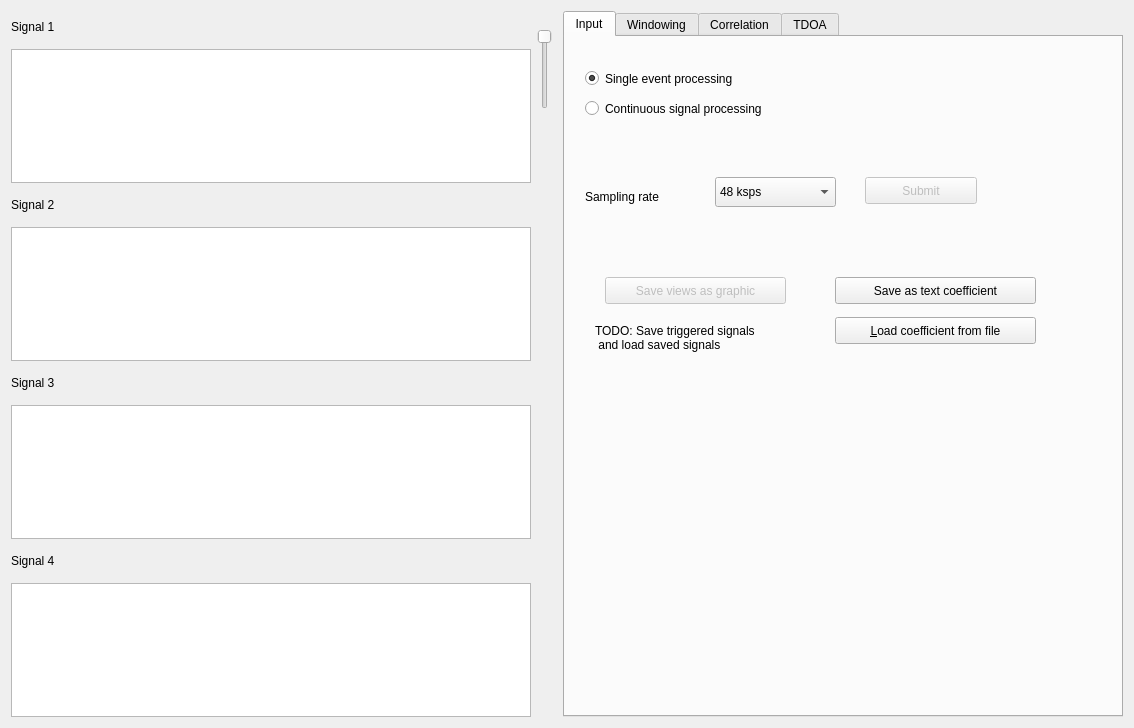
<?xml version="1.0" encoding="UTF-8"?>
<ui version="4.0">
 <class>centralWidget</class>
 <widget class="QWidget" name="centralWidget">
  <property name="geometry">
   <rect>
    <x>0</x>
    <y>0</y>
    <width>1131</width>
    <height>728</height>
   </rect>
  </property>
  <property name="windowTitle">
   <string>Form</string>
  </property>
  <layout class="QHBoxLayout" name="horizontalLayout_2">
   <item>
    <layout class="QHBoxLayout" name="horizontalLayout">
     <item>
      <layout class="QVBoxLayout" name="verticalLayout">
       <item>
        <layout class="QHBoxLayout" name="horizontalLayout_3">
         <item>
          <widget class="QLabel" name="Signal1">
           <property name="toolTip">
            <string extracomment="Represent signal of microphone1"/>
           </property>
           <property name="text">
            <string>Signal 1</string>
           </property>
          </widget>
         </item>
        </layout>
       </item>
       <item>
        <widget class="QGraphicsView" name="graphicsView_1">
         <property name="sizePolicy">
          <sizepolicy hsizetype="Fixed" vsizetype="Fixed">
           <horstretch>0</horstretch>
           <verstretch>0</verstretch>
          </sizepolicy>
         </property>
         <property name="minimumSize">
          <size>
           <width>519</width>
           <height>134</height>
          </size>
         </property>
         <property name="maximumSize">
          <size>
           <width>520</width>
           <height>134</height>
          </size>
         </property>
         <property name="verticalScrollBarPolicy">
          <enum>Qt::ScrollBarAlwaysOff</enum>
         </property>
         <property name="horizontalScrollBarPolicy">
          <enum>Qt::ScrollBarAlwaysOff</enum>
         </property>
        </widget>
       </item>
       <item>
        <layout class="QHBoxLayout" name="horizontalLayout_4">
         <item>
          <widget class="QLabel" name="label_2">
           <property name="text">
            <string>Signal 2</string>
           </property>
          </widget>
         </item>
        </layout>
       </item>
       <item>
        <widget class="QGraphicsView" name="graphicsView_2">
         <property name="sizePolicy">
          <sizepolicy hsizetype="Fixed" vsizetype="Fixed">
           <horstretch>0</horstretch>
           <verstretch>0</verstretch>
          </sizepolicy>
         </property>
         <property name="minimumSize">
          <size>
           <width>520</width>
           <height>134</height>
          </size>
         </property>
         <property name="maximumSize">
          <size>
           <width>520</width>
           <height>134</height>
          </size>
         </property>
         <property name="verticalScrollBarPolicy">
          <enum>Qt::ScrollBarAlwaysOff</enum>
         </property>
         <property name="horizontalScrollBarPolicy">
          <enum>Qt::ScrollBarAlwaysOff</enum>
         </property>
        </widget>
       </item>
       <item>
        <layout class="QHBoxLayout" name="horizontalLayout_5">
         <item>
          <widget class="QLabel" name="label_3">
           <property name="text">
            <string>Signal 3</string>
           </property>
          </widget>
         </item>
        </layout>
       </item>
       <item>
        <widget class="QGraphicsView" name="graphicsView_3">
         <property name="sizePolicy">
          <sizepolicy hsizetype="Fixed" vsizetype="Fixed">
           <horstretch>0</horstretch>
           <verstretch>0</verstretch>
          </sizepolicy>
         </property>
         <property name="minimumSize">
          <size>
           <width>520</width>
           <height>134</height>
          </size>
         </property>
         <property name="maximumSize">
          <size>
           <width>520</width>
           <height>134</height>
          </size>
         </property>
         <property name="verticalScrollBarPolicy">
          <enum>Qt::ScrollBarAlwaysOff</enum>
         </property>
         <property name="horizontalScrollBarPolicy">
          <enum>Qt::ScrollBarAlwaysOff</enum>
         </property>
        </widget>
       </item>
       <item>
        <layout class="QHBoxLayout" name="horizontalLayout_6">
         <item>
          <widget class="QLabel" name="label_4">
           <property name="text">
            <string>Signal 4</string>
           </property>
          </widget>
         </item>
        </layout>
       </item>
       <item>
        <widget class="QGraphicsView" name="graphicsView_4">
         <property name="sizePolicy">
          <sizepolicy hsizetype="Fixed" vsizetype="Fixed">
           <horstretch>0</horstretch>
           <verstretch>0</verstretch>
          </sizepolicy>
         </property>
         <property name="minimumSize">
          <size>
           <width>520</width>
           <height>134</height>
          </size>
         </property>
         <property name="maximumSize">
          <size>
           <width>520</width>
           <height>134</height>
          </size>
         </property>
         <property name="verticalScrollBarPolicy">
          <enum>Qt::ScrollBarAlwaysOff</enum>
         </property>
         <property name="horizontalScrollBarPolicy">
          <enum>Qt::ScrollBarAlwaysOff</enum>
         </property>
        </widget>
       </item>
      </layout>
     </item>
     <item>
      <layout class="QVBoxLayout" name="verticalLayout_2">
       <item>
        <spacer name="verticalSpacer_4">
         <property name="orientation">
          <enum>Qt::Vertical</enum>
         </property>
         <property name="sizeType">
          <enum>QSizePolicy::Fixed</enum>
         </property>
         <property name="sizeHint" stdset="0">
          <size>
           <width>20</width>
           <height>10</height>
          </size>
         </property>
        </spacer>
       </item>
       <item>
        <widget class="QSlider" name="verticalSlider">
         <property name="sizePolicy">
          <sizepolicy hsizetype="Fixed" vsizetype="Fixed">
           <horstretch>0</horstretch>
           <verstretch>80</verstretch>
          </sizepolicy>
         </property>
         <property name="minimumSize">
          <size>
           <width>0</width>
           <height>80</height>
          </size>
         </property>
         <property name="maximumSize">
          <size>
           <width>16777215</width>
           <height>64</height>
          </size>
         </property>
         <property name="maximum">
          <number>512</number>
         </property>
         <property name="singleStep">
          <number>8</number>
         </property>
         <property name="pageStep">
          <number>32</number>
         </property>
         <property name="orientation">
          <enum>Qt::Vertical</enum>
         </property>
         <property name="invertedAppearance">
          <bool>true</bool>
         </property>
        </widget>
       </item>
       <item>
        <spacer name="verticalSpacer_3">
         <property name="orientation">
          <enum>Qt::Vertical</enum>
         </property>
         <property name="sizeHint" stdset="0">
          <size>
           <width>20</width>
           <height>40</height>
          </size>
         </property>
        </spacer>
       </item>
       <item>
        <spacer name="verticalSpacer_2">
         <property name="orientation">
          <enum>Qt::Vertical</enum>
         </property>
         <property name="sizeHint" stdset="0">
          <size>
           <width>20</width>
           <height>40</height>
          </size>
         </property>
        </spacer>
       </item>
       <item>
        <spacer name="verticalSpacer">
         <property name="orientation">
          <enum>Qt::Vertical</enum>
         </property>
         <property name="sizeHint" stdset="0">
          <size>
           <width>20</width>
           <height>40</height>
          </size>
         </property>
        </spacer>
       </item>
      </layout>
     </item>
     <item>
      <layout class="QVBoxLayout" name="verticalLayout_3">
       <item>
        <widget class="QTabWidget" name="tabWidget">
         <property name="minimumSize">
          <size>
           <width>560</width>
           <height>0</height>
          </size>
         </property>
         <property name="currentIndex">
          <number>0</number>
         </property>
         <widget class="QWidget" name="Input">
          <attribute name="title">
           <string>Input</string>
          </attribute>
          <widget class="QComboBox" name="comboBox_2">
           <property name="geometry">
            <rect>
             <x>150</x>
             <y>140</y>
             <width>121</width>
             <height>30</height>
            </rect>
           </property>
           <item>
            <property name="text">
             <string>48 ksps</string>
            </property>
           </item>
           <item>
            <property name="text">
             <string>44.1 ksps </string>
            </property>
           </item>
           <item>
            <property name="text">
             <string>24 ksps</string>
            </property>
           </item>
           <item>
            <property name="text">
             <string>22.05 ksps</string>
            </property>
           </item>
           <item>
            <property name="text">
             <string>12 ksps</string>
            </property>
           </item>
           <item>
            <property name="text">
             <string>10 ksps</string>
            </property>
           </item>
           <item>
            <property name="text">
             <string>8 ksps</string>
            </property>
           </item>
           <item>
            <property name="text">
             <string>6 ksps</string>
            </property>
           </item>
           <item>
            <property name="text">
             <string>4 ksps</string>
            </property>
           </item>
           <item>
            <property name="text">
             <string>3 ksps</string>
            </property>
           </item>
          </widget>
          <widget class="QLabel" name="label_6">
           <property name="geometry">
            <rect>
             <x>20</x>
             <y>150</y>
             <width>121</width>
             <height>20</height>
            </rect>
           </property>
           <property name="text">
            <string>Sampling rate</string>
           </property>
          </widget>
          <widget class="QRadioButton" name="radioButton_1">
           <property name="enabled">
            <bool>true</bool>
           </property>
           <property name="geometry">
            <rect>
             <x>20</x>
             <y>30</y>
             <width>271</width>
             <height>23</height>
            </rect>
           </property>
           <property name="text">
            <string>Single event processing</string>
           </property>
           <property name="checked">
            <bool>true</bool>
           </property>
           <property name="autoExclusive">
            <bool>true</bool>
           </property>
          </widget>
          <widget class="QRadioButton" name="radioButton_2">
           <property name="geometry">
            <rect>
             <x>20</x>
             <y>60</y>
             <width>271</width>
             <height>23</height>
            </rect>
           </property>
           <property name="text">
            <string>Continuous signal processing</string>
           </property>
           <property name="autoExclusive">
            <bool>true</bool>
           </property>
          </widget>
          <widget class="QLabel" name="label_7">
           <property name="geometry">
            <rect>
             <x>30</x>
             <y>280</y>
             <width>221</width>
             <height>41</height>
            </rect>
           </property>
           <property name="text">
            <string>TODO: Save triggered signals
 and load saved signals</string>
           </property>
          </widget>
          <widget class="QPushButton" name="pushButton_12">
           <property name="enabled">
            <bool>false</bool>
           </property>
           <property name="geometry">
            <rect>
             <x>40</x>
             <y>240</y>
             <width>181</width>
             <height>27</height>
            </rect>
           </property>
           <property name="text">
            <string>Save views as graphic</string>
           </property>
          </widget>
          <widget class="QPushButton" name="pushButton_13">
           <property name="geometry">
            <rect>
             <x>270</x>
             <y>240</y>
             <width>201</width>
             <height>27</height>
            </rect>
           </property>
           <property name="text">
            <string>Save as text coefficient</string>
           </property>
          </widget>
          <widget class="QPushButton" name="pushButton_14">
           <property name="geometry">
            <rect>
             <x>270</x>
             <y>280</y>
             <width>201</width>
             <height>27</height>
            </rect>
           </property>
           <property name="text">
            <string>&amp;Load coefficient from file</string>
           </property>
          </widget>
          <widget class="QPushButton" name="pushButton_15">
           <property name="enabled">
            <bool>false</bool>
           </property>
           <property name="geometry">
            <rect>
             <x>300</x>
             <y>140</y>
             <width>112</width>
             <height>27</height>
            </rect>
           </property>
           <property name="text">
            <string>Submit</string>
           </property>
          </widget>
         </widget>
         <widget class="QWidget" name="Windowing">
          <property name="toolTip">
           <string>Windowing</string>
          </property>
          <attribute name="title">
           <string>Windowing</string>
          </attribute>
          <widget class="QLabel" name="label">
           <property name="geometry">
            <rect>
             <x>60</x>
             <y>70</y>
             <width>111</width>
             <height>16</height>
            </rect>
           </property>
           <property name="text">
            <string>Window type</string>
           </property>
          </widget>
          <widget class="QComboBox" name="comboBox">
           <property name="geometry">
            <rect>
             <x>20</x>
             <y>110</y>
             <width>201</width>
             <height>25</height>
            </rect>
           </property>
           <property name="maxVisibleItems">
            <number>10</number>
           </property>
           <item>
            <property name="text">
             <string>Rectangular</string>
            </property>
           </item>
           <item>
            <property name="text">
             <string>Triangular</string>
            </property>
           </item>
           <item>
            <property name="text">
             <string>Blackman</string>
            </property>
           </item>
           <item>
            <property name="text">
             <string>Hamming</string>
            </property>
           </item>
           <item>
            <property name="text">
             <string>Gauss</string>
            </property>
           </item>
           <item>
            <property name="text">
             <string>Nuttall</string>
            </property>
           </item>
           <item>
            <property name="text">
             <string>Blackman-Harris</string>
            </property>
           </item>
           <item>
            <property name="text">
             <string>Blackman-Nuttall</string>
            </property>
           </item>
          </widget>
          <widget class="QGraphicsView" name="graphicsViewWindow">
           <property name="geometry">
            <rect>
             <x>260</x>
             <y>70</y>
             <width>150</width>
             <height>128</height>
            </rect>
           </property>
           <property name="sizePolicy">
            <sizepolicy hsizetype="Fixed" vsizetype="Fixed">
             <horstretch>0</horstretch>
             <verstretch>0</verstretch>
            </sizepolicy>
           </property>
           <property name="minimumSize">
            <size>
             <width>150</width>
             <height>128</height>
            </size>
           </property>
           <property name="maximumSize">
            <size>
             <width>150</width>
             <height>128</height>
            </size>
           </property>
          </widget>
          <widget class="QLabel" name="label_5">
           <property name="geometry">
            <rect>
             <x>200</x>
             <y>260</y>
             <width>171</width>
             <height>18</height>
            </rect>
           </property>
           <property name="text">
            <string>Signals after windowing</string>
           </property>
          </widget>
          <widget class="QGraphicsView" name="graphicsView_5">
           <property name="geometry">
            <rect>
             <x>10</x>
             <y>290</y>
             <width>260</width>
             <height>132</height>
            </rect>
           </property>
           <property name="minimumSize">
            <size>
             <width>260</width>
             <height>132</height>
            </size>
           </property>
           <property name="maximumSize">
            <size>
             <width>260</width>
             <height>132</height>
            </size>
           </property>
          </widget>
          <widget class="QGraphicsView" name="graphicsView_6">
           <property name="geometry">
            <rect>
             <x>280</x>
             <y>290</y>
             <width>260</width>
             <height>132</height>
            </rect>
           </property>
           <property name="minimumSize">
            <size>
             <width>260</width>
             <height>132</height>
            </size>
           </property>
           <property name="maximumSize">
            <size>
             <width>260</width>
             <height>132</height>
            </size>
           </property>
          </widget>
          <widget class="QGraphicsView" name="graphicsView_7">
           <property name="geometry">
            <rect>
             <x>10</x>
             <y>440</y>
             <width>260</width>
             <height>132</height>
            </rect>
           </property>
           <property name="minimumSize">
            <size>
             <width>260</width>
             <height>132</height>
            </size>
           </property>
           <property name="maximumSize">
            <size>
             <width>260</width>
             <height>132</height>
            </size>
           </property>
          </widget>
          <widget class="QGraphicsView" name="graphicsView_8">
           <property name="geometry">
            <rect>
             <x>280</x>
             <y>440</y>
             <width>260</width>
             <height>132</height>
            </rect>
           </property>
           <property name="minimumSize">
            <size>
             <width>260</width>
             <height>132</height>
            </size>
           </property>
           <property name="maximumSize">
            <size>
             <width>260</width>
             <height>132</height>
            </size>
           </property>
          </widget>
          <widget class="QPushButton" name="pushButton">
           <property name="geometry">
            <rect>
             <x>50</x>
             <y>160</y>
             <width>123</width>
             <height>29</height>
            </rect>
           </property>
           <property name="text">
            <string>&amp;Windowing</string>
           </property>
          </widget>
         </widget>
         <widget class="QWidget" name="Correlation">
          <attribute name="title">
           <string>Correlation</string>
          </attribute>
          <widget class="QComboBox" name="comboBox_3">
           <property name="geometry">
            <rect>
             <x>80</x>
             <y>30</y>
             <width>400</width>
             <height>30</height>
            </rect>
           </property>
           <property name="minimumSize">
            <size>
             <width>400</width>
             <height>0</height>
            </size>
           </property>
           <property name="maximumSize">
            <size>
             <width>400</width>
             <height>16777215</height>
            </size>
           </property>
           <item>
            <property name="text">
             <string>GCC General Cross Corelation (unfiltered)</string>
            </property>
           </item>
           <item>
            <property name="text">
             <string>PHAT weighting function</string>
            </property>
           </item>
          </widget>
          <widget class="QGraphicsView" name="graphicsView_9">
           <property name="geometry">
            <rect>
             <x>20</x>
             <y>230</y>
             <width>512</width>
             <height>300</height>
            </rect>
           </property>
           <property name="minimumSize">
            <size>
             <width>512</width>
             <height>300</height>
            </size>
           </property>
           <property name="maximumSize">
            <size>
             <width>512</width>
             <height>300</height>
            </size>
           </property>
          </widget>
          <widget class="QPushButton" name="pushButton_2">
           <property name="geometry">
            <rect>
             <x>80</x>
             <y>80</y>
             <width>181</width>
             <height>27</height>
            </rect>
           </property>
           <property name="text">
            <string>Run &amp;Cross-Correlation</string>
           </property>
          </widget>
          <widget class="QTabWidget" name="tabWidget_2">
           <property name="geometry">
            <rect>
             <x>30</x>
             <y>120</y>
             <width>321</width>
             <height>81</height>
            </rect>
           </property>
           <property name="currentIndex">
            <number>0</number>
           </property>
           <widget class="QWidget" name="tab">
            <attribute name="title">
             <string>1 - 2</string>
            </attribute>
            <widget class="QComboBox" name="comboBox_4">
             <property name="geometry">
              <rect>
               <x>10</x>
               <y>10</y>
               <width>101</width>
               <height>27</height>
              </rect>
             </property>
             <item>
              <property name="text">
               <string>Blue</string>
              </property>
             </item>
             <item>
              <property name="text">
               <string>Red</string>
              </property>
             </item>
             <item>
              <property name="text">
               <string>Green</string>
              </property>
             </item>
             <item>
              <property name="text">
               <string>Black</string>
              </property>
             </item>
             <item>
              <property name="text">
               <string>Cyan</string>
              </property>
             </item>
             <item>
              <property name="text">
               <string>Magenta</string>
              </property>
             </item>
            </widget>
            <widget class="QPushButton" name="pushButton_11">
             <property name="geometry">
              <rect>
               <x>190</x>
               <y>10</y>
               <width>112</width>
               <height>27</height>
              </rect>
             </property>
             <property name="text">
              <string>Add</string>
             </property>
            </widget>
           </widget>
           <widget class="QWidget" name="tab_3">
            <attribute name="title">
             <string>1 - 3</string>
            </attribute>
            <widget class="QComboBox" name="comboBox_5">
             <property name="geometry">
              <rect>
               <x>10</x>
               <y>10</y>
               <width>101</width>
               <height>27</height>
              </rect>
             </property>
             <item>
              <property name="text">
               <string>Blue</string>
              </property>
             </item>
             <item>
              <property name="text">
               <string>Red</string>
              </property>
             </item>
             <item>
              <property name="text">
               <string>Green</string>
              </property>
             </item>
             <item>
              <property name="text">
               <string>Black</string>
              </property>
             </item>
             <item>
              <property name="text">
               <string>Cyan</string>
              </property>
             </item>
             <item>
              <property name="text">
               <string>Magenta</string>
              </property>
             </item>
            </widget>
            <widget class="QPushButton" name="pushButton_10">
             <property name="geometry">
              <rect>
               <x>190</x>
               <y>10</y>
               <width>112</width>
               <height>27</height>
              </rect>
             </property>
             <property name="text">
              <string>Add</string>
             </property>
            </widget>
           </widget>
           <widget class="QWidget" name="tab_4">
            <attribute name="title">
             <string>1 - 4</string>
            </attribute>
            <widget class="QComboBox" name="comboBox_6">
             <property name="geometry">
              <rect>
               <x>10</x>
               <y>10</y>
               <width>101</width>
               <height>27</height>
              </rect>
             </property>
             <item>
              <property name="text">
               <string>Blue</string>
              </property>
             </item>
             <item>
              <property name="text">
               <string>Red</string>
              </property>
             </item>
             <item>
              <property name="text">
               <string>Green</string>
              </property>
             </item>
             <item>
              <property name="text">
               <string>Black</string>
              </property>
             </item>
             <item>
              <property name="text">
               <string>Cyan</string>
              </property>
             </item>
             <item>
              <property name="text">
               <string>Magenta</string>
              </property>
             </item>
            </widget>
            <widget class="QPushButton" name="pushButton_9">
             <property name="geometry">
              <rect>
               <x>190</x>
               <y>10</y>
               <width>112</width>
               <height>27</height>
              </rect>
             </property>
             <property name="text">
              <string>Add</string>
             </property>
            </widget>
           </widget>
           <widget class="QWidget" name="tab_5">
            <attribute name="title">
             <string>2 - 3</string>
            </attribute>
            <widget class="QComboBox" name="comboBox_7">
             <property name="geometry">
              <rect>
               <x>10</x>
               <y>10</y>
               <width>101</width>
               <height>27</height>
              </rect>
             </property>
             <item>
              <property name="text">
               <string>Blue</string>
              </property>
             </item>
             <item>
              <property name="text">
               <string>Red</string>
              </property>
             </item>
             <item>
              <property name="text">
               <string>Green</string>
              </property>
             </item>
             <item>
              <property name="text">
               <string>Black</string>
              </property>
             </item>
             <item>
              <property name="text">
               <string>Cyan</string>
              </property>
             </item>
             <item>
              <property name="text">
               <string>Magenta</string>
              </property>
             </item>
            </widget>
            <widget class="QPushButton" name="pushButton_8">
             <property name="geometry">
              <rect>
               <x>190</x>
               <y>10</y>
               <width>112</width>
               <height>27</height>
              </rect>
             </property>
             <property name="text">
              <string>Add</string>
             </property>
            </widget>
           </widget>
           <widget class="QWidget" name="tab_6">
            <attribute name="title">
             <string>2 - 4</string>
            </attribute>
            <widget class="QComboBox" name="comboBox_8">
             <property name="geometry">
              <rect>
               <x>10</x>
               <y>10</y>
               <width>101</width>
               <height>27</height>
              </rect>
             </property>
             <item>
              <property name="text">
               <string>Blue</string>
              </property>
             </item>
             <item>
              <property name="text">
               <string>Red</string>
              </property>
             </item>
             <item>
              <property name="text">
               <string>Green</string>
              </property>
             </item>
             <item>
              <property name="text">
               <string>Black</string>
              </property>
             </item>
             <item>
              <property name="text">
               <string>Cyan</string>
              </property>
             </item>
             <item>
              <property name="text">
               <string>Magenta</string>
              </property>
             </item>
            </widget>
            <widget class="QPushButton" name="pushButton_7">
             <property name="geometry">
              <rect>
               <x>190</x>
               <y>10</y>
               <width>112</width>
               <height>27</height>
              </rect>
             </property>
             <property name="text">
              <string>Add</string>
             </property>
            </widget>
           </widget>
           <widget class="QWidget" name="tab_7">
            <attribute name="title">
             <string>3 - 4</string>
            </attribute>
            <widget class="QComboBox" name="comboBox_9">
             <property name="geometry">
              <rect>
               <x>10</x>
               <y>10</y>
               <width>101</width>
               <height>27</height>
              </rect>
             </property>
             <item>
              <property name="text">
               <string>Blue</string>
              </property>
             </item>
             <item>
              <property name="text">
               <string>Red</string>
              </property>
             </item>
             <item>
              <property name="text">
               <string>Green</string>
              </property>
             </item>
             <item>
              <property name="text">
               <string>Black</string>
              </property>
             </item>
             <item>
              <property name="text">
               <string>Cyan</string>
              </property>
             </item>
             <item>
              <property name="text">
               <string>Magenta</string>
              </property>
             </item>
            </widget>
            <widget class="QPushButton" name="pushButton_6">
             <property name="geometry">
              <rect>
               <x>190</x>
               <y>10</y>
               <width>112</width>
               <height>27</height>
              </rect>
             </property>
             <property name="text">
              <string>Add</string>
             </property>
            </widget>
           </widget>
          </widget>
          <widget class="QLabel" name="label_8">
           <property name="geometry">
            <rect>
             <x>180</x>
             <y>210</y>
             <width>171</width>
             <height>18</height>
            </rect>
           </property>
           <property name="text">
            <string>Cross-Correlation view</string>
           </property>
          </widget>
          <widget class="QPushButton" name="pushButton_3">
           <property name="geometry">
            <rect>
             <x>390</x>
             <y>150</y>
             <width>112</width>
             <height>27</height>
            </rect>
           </property>
           <property name="text">
            <string>Clear all</string>
           </property>
          </widget>
          <widget class="QPushButton" name="pushButton_4">
           <property name="enabled">
            <bool>false</bool>
           </property>
           <property name="geometry">
            <rect>
             <x>40</x>
             <y>550</y>
             <width>191</width>
             <height>27</height>
            </rect>
           </property>
           <property name="text">
            <string>Save view as graphic</string>
           </property>
          </widget>
          <widget class="QPushButton" name="pushButton_5">
           <property name="geometry">
            <rect>
             <x>310</x>
             <y>550</y>
             <width>191</width>
             <height>27</height>
            </rect>
           </property>
           <property name="text">
            <string>Save as text coefficient</string>
           </property>
          </widget>
          <widget class="QLabel" name="label_9">
           <property name="geometry">
            <rect>
             <x>200</x>
             <y>530</y>
             <width>151</width>
             <height>18</height>
            </rect>
           </property>
           <property name="frameShape">
            <enum>QFrame::NoFrame</enum>
           </property>
           <property name="text">
            <string>TODO: save results</string>
           </property>
          </widget>
         </widget>
         <widget class="QWidget" name="tab_2">
          <attribute name="title">
           <string>TDOA</string>
          </attribute>
          <widget class="QPushButton" name="pushButton_16">
           <property name="geometry">
            <rect>
             <x>30</x>
             <y>40</y>
             <width>141</width>
             <height>27</height>
            </rect>
           </property>
           <property name="text">
            <string>Measure &amp;TDOA</string>
           </property>
          </widget>
          <widget class="QGraphicsView" name="graphicsView">
           <property name="geometry">
            <rect>
             <x>20</x>
             <y>90</y>
             <width>512</width>
             <height>512</height>
            </rect>
           </property>
           <property name="minimumSize">
            <size>
             <width>512</width>
             <height>512</height>
            </size>
           </property>
           <property name="maximumSize">
            <size>
             <width>1024</width>
             <height>1024</height>
            </size>
           </property>
           <property name="verticalScrollBarPolicy">
            <enum>Qt::ScrollBarAlwaysOn</enum>
           </property>
           <property name="horizontalScrollBarPolicy">
            <enum>Qt::ScrollBarAlwaysOn</enum>
           </property>
          </widget>
         </widget>
        </widget>
       </item>
      </layout>
     </item>
    </layout>
   </item>
  </layout>
 </widget>
 <resources/>
 <connections/>
</ui>
